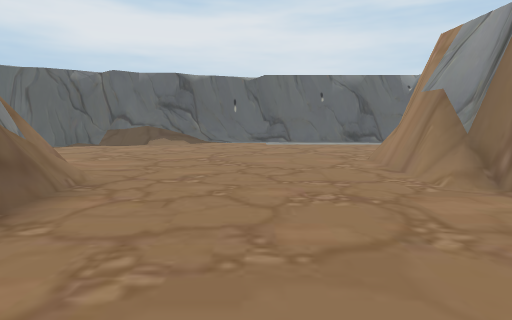
view 1 (above)

21 first-person views from a walk through a scene from a Unity 3-D project. The camera is 1.3 m above the floor, tilts 8° down and sees 80° across. The floor is counted in squares, 1 m on a side. Each view is taken from the middle of a square. On the plan, view 1 faces up. The plan holds only what a view shows up to about 14 squares ahead; the rest is blank. The place goes on beyond the plan. The player character is not drawn. Some animated figures are not drawn. Some surface patterns are stand-ins.

view 2
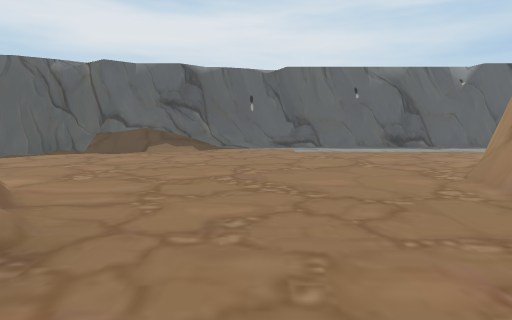

view 3
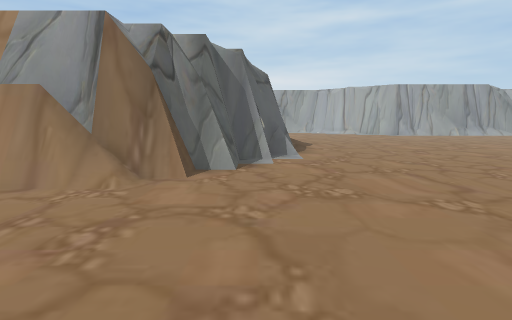

view 4
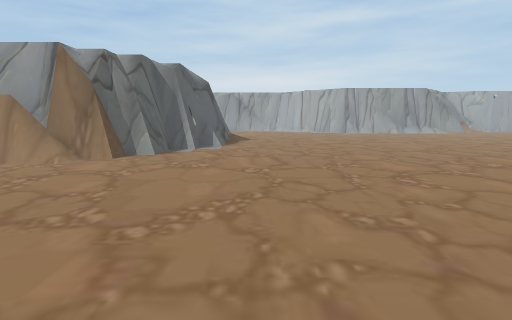

view 5
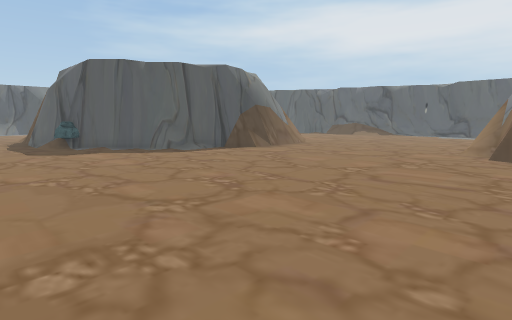

view 6
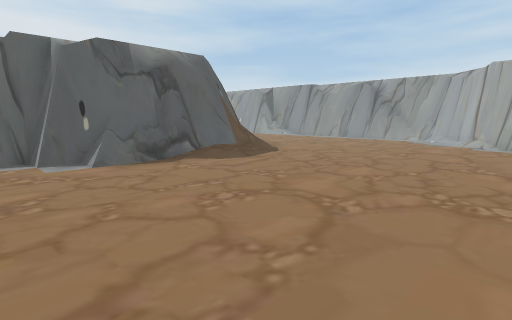

view 7
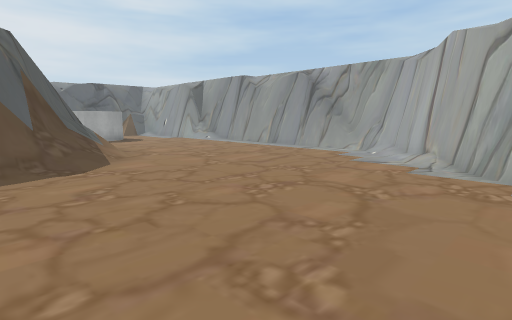

view 8
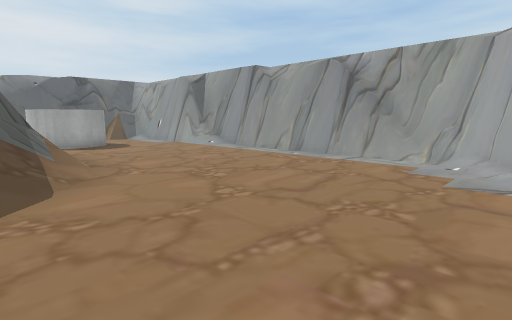

view 9
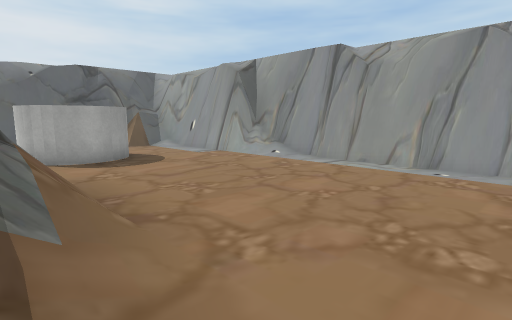

view 10
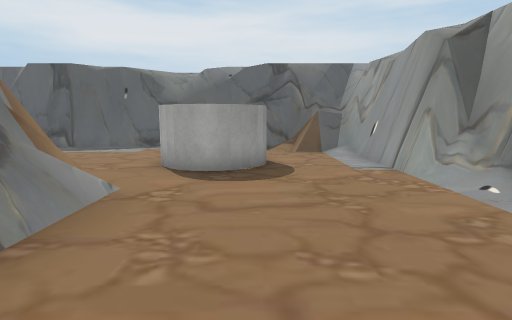

view 11
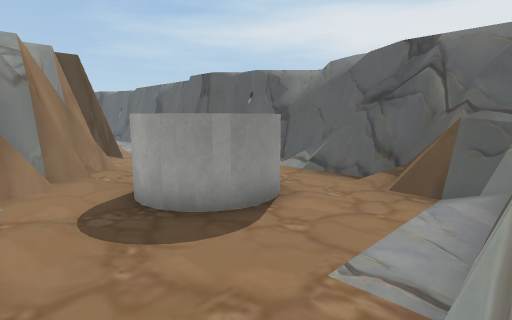

view 12
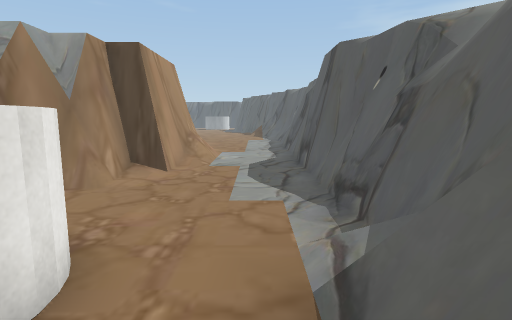

view 13
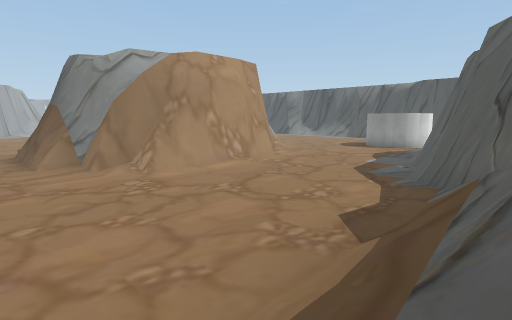

view 14
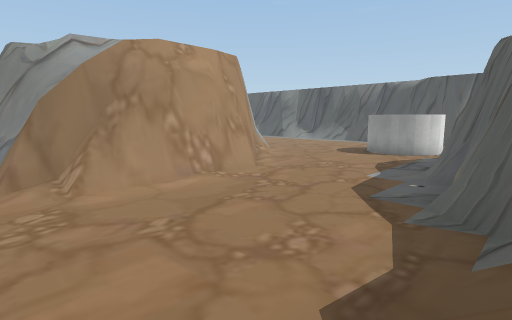

view 15
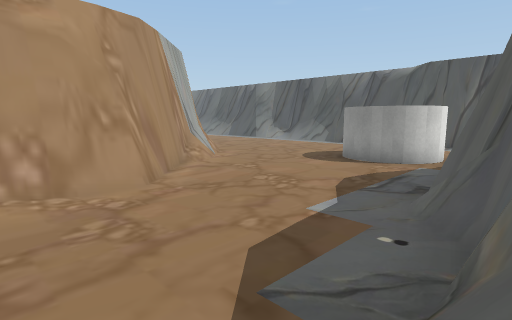

view 16
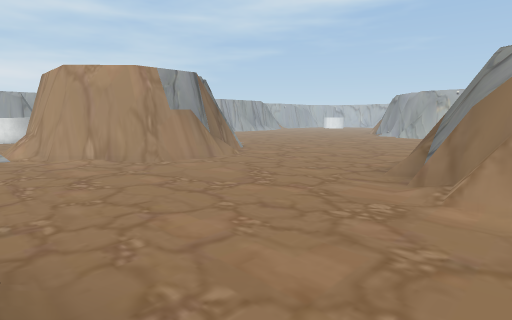

view 17
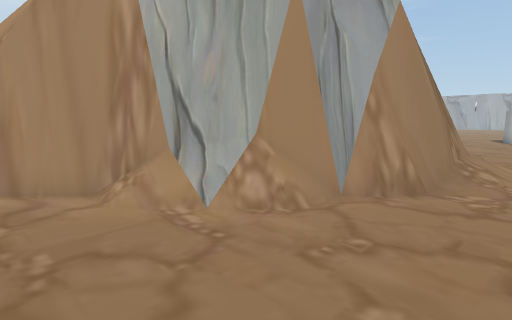

view 18
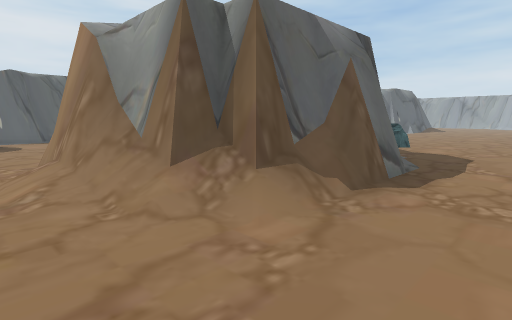

view 19
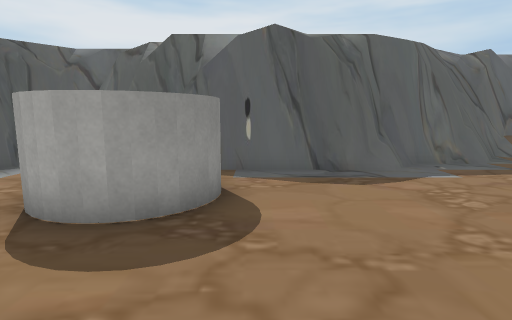

view 20
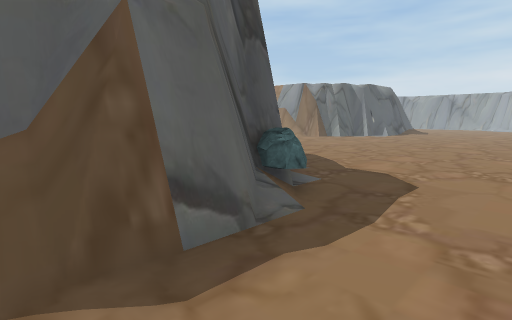

view 21
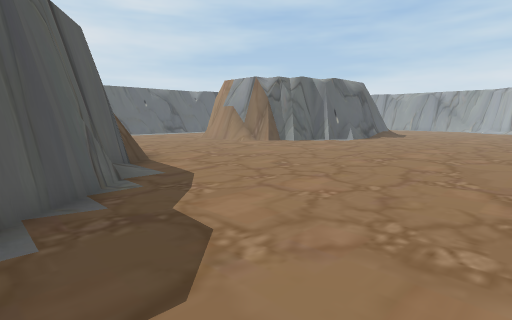

### Floor plan
Key: @ floor where view 1 was taken; # wall or solid block; . floor; / step, stairs or slope; = window, fence, low wall or low ledge; R rock; O other object.
Columns run from 18 left of view 1 to 26 right of it. Each row starts with its distance up from view 1.
 17             ####=#=####################
 16          ####////...................O######
 15         ###/////......................./=##
 14      #####.............................../#
 13 ######=...................===/......OOO...#
 12 ........................#######/...O  O...#
 11  O.....................##     ###...O O...#
 10  O....................=#        ##...O....##
  9 OO....................##         ##.......=#
  8 .......######/........##          #O....../#
  7 ......##   ###........##          ##.......#
  6 ....=##     ##O.......O#          #=.......#
  5 ...=##       ##........##        ##/.......#
  4 ...##        ##.........###      #//.......#
  3 ..##         ##...........###   ##//.......#
  2 ..#          ##............######//........#
  1  /#         ##................///..........##
  0  /##        #.....@........................##
 -1 ./=#       ##..............................=#
 -2 ../##     ##...............................##
 -3 ..//#######...............................##
 -4 ...///###R...............................##
 -5 ........................................##
 -6  ......................................##
 -7 ................. .............. .....

Positions as (right, up) in squares from view 1, and headings:
1: (0, 0), facing up
2: (-1, 3), facing up
3: (-2, 3), facing right
4: (-5, 0), facing right
5: (6, -7), facing up-left
6: (6, -7), facing up-right
7: (13, -7), facing up-right
8: (15, -4), facing up-right
9: (16, 1), facing up-right
10: (20, 3), facing up
11: (24, 8), facing up-left
12: (21, 15), facing left
13: (-2, 16), facing down-left
14: (-4, 15), facing down-left
15: (-8, 14), facing down-left
16: (-7, 15), facing down-right
17: (-18, 8), facing down-right
18: (-18, -7), facing up-right
19: (-16, 5), facing up
20: (-13, -7), facing up-right
21: (-8, -7), facing up-right
